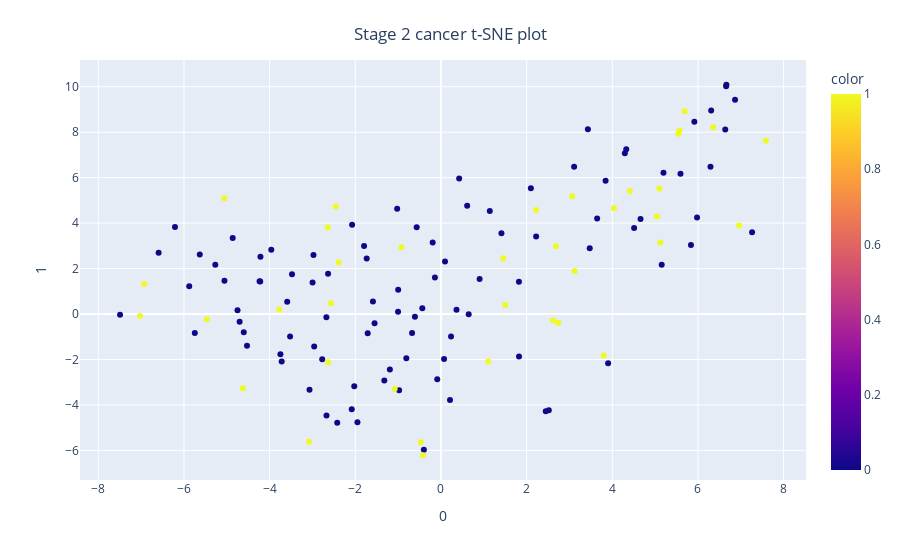

This figure's notebook cell:
### Code cell
## Stage 2 cancer T-sne plot

from sklearn.manifold import TSNE
import plotly.express as px


features = X2

tsne = TSNE(n_components=2, random_state=0)
projections = tsne.fit_transform(features)

fig = px.scatter(
    projections, x=0, y=1,
    color=y2
)

fig.update_layout(
    title={
        'text': "Stage 2 cancer t-SNE plot",
        'y':0.95,
        'x':0.5,
        'xanchor': 'center',
        'yanchor': 'top'})

fig.show()

### Figure 1 — Plotly figure (JSON) as saved in the notebook; plotly's stock layout.template omitted (floating-point values rounded to 4 significant figures; data arrays with more than 128 entries replaced by an {"elided": "..."} marker saying what was removed)
{"data": [{"hovertemplate": "0=%{x}<br>1=%{y}<br>color=%{marker.color}<extra></extra>", "legendgroup": "", "marker": {"color": {"elided": "132 int values"}, "coloraxis": "coloraxis", "symbol": "circle"}, "mode": "markers", "name": "", "orientation": "v", "showlegend": false, "type": "scatter", "x": {"elided": "132 float values"}, "xaxis": "x", "y": {"elided": "132 float values"}, "yaxis": "y"}], "layout": {"autosize": true, "coloraxis": {"colorbar": {"title": {"text": "color"}}, "colorscale": [[0, "#0d0887"], [0.1111, "#46039f"], [0.2222, "#7201a8"], [0.3333, "#9c179e"], [0.4444, "#bd3786"], [0.5556, "#d8576b"], [0.6667, "#ed7953"], [0.7778, "#fb9f3a"], [0.8889, "#fdca26"], [1, "#f0f921"]]}, "legend": {"tracegroupgap": 0}, "margin": {"t": 60}, "title": {"text": "Stage 2 cancer t-SNE plot", "x": 0.5, "xanchor": "center", "y": 0.95, "yanchor": "top"}, "xaxis": {"anchor": "y", "autorange": true, "domain": [0, 1], "range": [-8.434, 8.529], "title": {"text": "0"}, "type": "linear"}, "yaxis": {"anchor": "x", "autorange": true, "domain": [0, 1], "range": [-7.477, 11.35], "title": {"text": "1"}, "type": "linear"}}}
